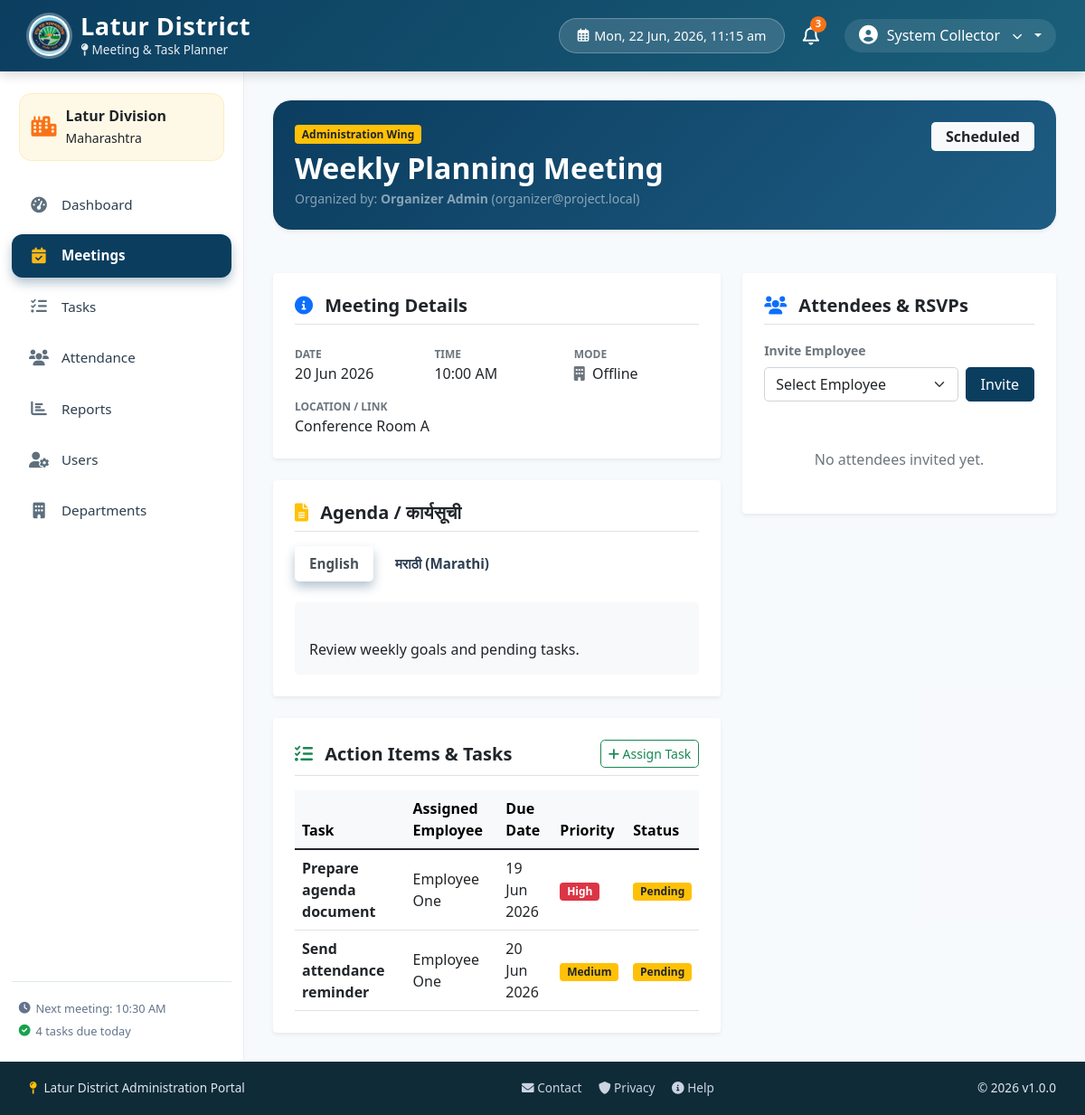
Page /modules/meetings/view.php?id=1 (signed in) on the committed database.
### tables this page shows
CREATE TABLE IF NOT EXISTS meetings (
  id INT AUTO_INCREMENT PRIMARY KEY,
  title VARCHAR(150) NOT NULL,
  meeting_date DATE NOT NULL,
  meeting_time TIME NOT NULL,
  location VARCHAR(150) NOT NULL,
  mode VARCHAR(50) NOT NULL,
  agenda TEXT NOT NULL,
  department VARCHAR(100) NOT NULL,
  organizer_id INT NOT NULL,
  status VARCHAR(30) NOT NULL DEFAULT 'Scheduled',
  created_at TIMESTAMP DEFAULT CURRENT_TIMESTAMP,
  FOREIGN KEY (organizer_id) REFERENCES users(id)
);

CREATE TABLE IF NOT EXISTS users (
  id INT AUTO_INCREMENT PRIMARY KEY,
  name VARCHAR(100) NOT NULL,
  email VARCHAR(150) NOT NULL UNIQUE,
  password VARCHAR(255) NOT NULL,
  role VARCHAR(50) NOT NULL,
  department VARCHAR(100) NOT NULL,
  isDeleted ENUM('Yes','No') NOT NULL DEFAULT 'No'
);

CREATE TABLE IF NOT EXISTS tasks (
  id INT AUTO_INCREMENT PRIMARY KEY,
  meeting_id INT NOT NULL,
  title VARCHAR(150) NOT NULL,
  assigned_to INT NOT NULL,
  due_date DATE NOT NULL,
  priority VARCHAR(20) NOT NULL,
  status VARCHAR(30) NOT NULL DEFAULT 'Pending',
  notes TEXT,
  created_at TIMESTAMP DEFAULT CURRENT_TIMESTAMP,
  FOREIGN KEY (meeting_id) REFERENCES meetings(id) ON DELETE CASCADE,
  FOREIGN KEY (assigned_to) REFERENCES users(id)
);

### config/db.php (called while the page is built, shortened)
<?php
function isOrganizer() {
    return isset($_SESSION['role']) && ($_SESSION['role'] === 'Organizer' || $_SESSION['role'] === 'Collector');
}
?>

### modules/meetings/view.php (the view, shortened to what this page needs)
<?php
require_once '../../config/db.php';
include_once '../../includes/header.php';
$conn = getDBConnection();
$meetingId = isset($_GET['id']) ? (int)$_GET['id'] : 0;
$stmt = $conn->prepare("SELECT m.*, u.name as organizer_name, u.email as organizer_email
                        FROM meetings m
                        JOIN users u ON m.organizer_id = u.id
                        WHERE m.id = ?");
$stmt->bind_param("i", $meetingId);
$stmt->execute();
$meeting = $stmt->get_result()->fetch_assoc();
$stmt = $conn->prepare("SELECT a.id as attendance_id, a.status as att_status, a.remarks as att_remarks, u.id as user_id, u.name as user_name, u.email as user_email, u.department as user_dept
                        FROM attendance a
                        JOIN users u ON a.user_id = u.id
                        WHERE a.meeting_id = ?
                        ORDER BY u.name ASC");
$stmt->bind_param("i", $meetingId);
$stmt->execute();
$attendees = $stmt->get_result()->fetch_all(MYSQLI_ASSOC);
$stmt = $conn->prepare("SELECT t.*, u.name as assignee_name
                        FROM tasks t
                        JOIN users u ON t.assigned_to = u.id
                        WHERE t.meeting_id = ?
                        ORDER BY t.due_date ASC");
$stmt->bind_param("i", $meetingId);
$stmt->execute();
$tasks = $stmt->get_result()->fetch_all(MYSQLI_ASSOC);
$nonAttendees = [];
if (isOrganizer()) {
    $stmt = $conn->prepare("SELECT id, name, email FROM users WHERE role = 'Employee' AND department = ? AND isDeleted = 'No' AND id NOT IN (SELECT user_id FROM attendance WHERE meeting_id = ?) ORDER BY name ASC");
    $stmt->bind_param("si", $meeting['department'], $meetingId);
    $stmt->execute();
    $nonAttendees = $stmt->get_result()->fetch_all(MYSQLI_ASSOC);
}
?>
<div class="row g-4">
    <div class="col-12">
        <div class="card p-4 border-0 shadow-sm text-white mb-4" style="background: linear-gradient(135deg, #0b3d5f 0%, #1e5c83 100%); border-radius: 20px;">
            <div class="d-flex justify-content-between align-items-start flex-wrap gap-2">
                <div>
                    <span class="badge bg-warning text-dark fw-bold mb-2"><?php echo htmlspecialchars($meeting['department']); ?> Wing</span>
                    <h2 class="fw-bold mb-1"><?php echo htmlspecialchars($meeting['title']); ?></h2>
                    <p class="mb-0 text-white-50 small">Organized by: <strong><?php echo htmlspecialchars($meeting['organizer_name']); ?></strong> (<?php echo htmlspecialchars($meeting['organizer_email']); ?>)</p>
                </div>
                <span class="badge bg-light text-dark px-3 py-2 fs-6 rounded-3"><?php echo htmlspecialchars($meeting['status']); ?></span>
            </div>
        </div>
    </div>
    <div class="col-lg-7">
        <div class="card border-0 shadow-sm mb-4 bg-white p-4">
            <h5 class="fw-bold text-gov-blue mb-4 border-bottom pb-2"><i class="fas fa-info-circle text-primary me-2"></i> Meeting Details</h5>
            <div class="row g-3">
                <div class="col-6 col-sm-4">
                    <small class="text-muted d-block uppercase fw-bold" style="font-size: 0.75rem;">DATE</small>
                    <span class="fw-semibold text-dark"><?php echo date('d M Y', strtotime($meeting['meeting_date'])); ?></span>
                </div>
                <div class="col-6 col-sm-4">
                    <small class="text-muted d-block uppercase fw-bold" style="font-size: 0.75rem;">TIME</small>
                    <span class="fw-semibold text-dark"><?php echo date('g:i A', strtotime($meeting['meeting_time'])); ?></span>
                </div>
                <div class="col-6 col-sm-4">
                    <small class="text-muted d-block uppercase fw-bold" style="font-size: 0.75rem;">MODE</small>
                    <span class="fw-semibold text-dark"><i class="fas <?php echo strtolower($meeting['mode']) === 'online' ? 'fa-video' : 'fa-building'; ?> me-1 text-secondary"></i> <?php echo htmlspecialchars($meeting['mode']); ?></span>
                </div>
                <div class="col-12 col-sm-12">
                    <small class="text-muted d-block uppercase fw-bold" style="font-size: 0.75rem;">LOCATION / LINK</small>
                    <span class="fw-semibold text-dark"><?php echo htmlspecialchars($meeting['location']); ?></span>
                </div>
            </div>
        </div>
        <div class="card border-0 shadow-sm mb-4 bg-white p-4">
            <h5 class="fw-bold text-gov-blue mb-3 border-bottom pb-2"><i class="fas fa-file-alt text-warning me-2"></i> Agenda / कार्यसूची</h5>
            <ul class="nav nav-tabs border-bottom-0 mb-3" id="agendaTab" role="tablist">
                <li class="nav-item" role="presentation">
                    <button class="nav-link active fw-bold border-0 px-3 py-2 rounded-3 me-2" id="english-tab" data-bs-toggle="tab" data-bs-target="#english-agenda" type="button" role="tab" aria-controls="english-agenda" aria-selected="true">English</button>
                </li>
                <li class="nav-item" role="presentation">
                    <button class="nav-link fw-bold border-0 px-3 py-2 rounded-3" id="marathi-tab" data-bs-toggle="tab" data-bs-target="#marathi-agenda" type="button" role="tab" aria-controls="marathi-agenda" aria-selected="false">मराठी (Marathi)</button>
                </li>
            </ul>
            <div class="tab-content bg-light p-3 rounded-3" id="agendaTabContent">
                <div class="tab-pane fade show active text-dark" id="english-agenda" role="tabpanel" aria-labelledby="english-tab" style="white-space: pre-line;">
                    <?php echo htmlspecialchars($meeting['agenda']); ?>
                </div>
            </div>
        </div>
        <div class="card border-0 shadow-sm bg-white p-4">
            <div class="d-flex justify-content-between align-items-center mb-3 border-bottom pb-2">
                <h5 class="fw-bold text-gov-blue mb-0"><i class="fas fa-tasks text-success me-2"></i> Action Items & Tasks</h5>
                <?php if (isOrganizer()): ?>
                    <a href="../tasks/create.php?meeting_id=<?php echo $meetingId; ?>" class="btn btn-sm btn-outline-success rounded-3">
                        <i class="fas fa-plus"></i> Assign Task
                    </a>
                <?php endif; ?>
            </div>
            <?php if (empty($tasks)): ?>
                <div class="text-center py-4">
                    <p class="text-muted mb-0">No tasks assigned for this meeting yet.</p>
                </div>
            <?php else: ?>
                <div class="table-responsive">
                    <table class="table table-hover align-middle mb-0">
                        <thead>
                            <tr class="table-light">
                                <th>Task</th>
                                <th>Assigned Employee</th>
                                <th>Due Date</th>
                                <th>Priority</th>
                                <th>Status</th>
                            </tr>
                        </thead>
                        <tbody>
                            <?php foreach ($tasks as $task): ?>
                                <tr>
                                    <td>
                                        <div class="fw-bold"><?php echo htmlspecialchars($task['title']); ?></div>
                                    </td>
                                    <td><?php echo htmlspecialchars($task['assignee_name']); ?></td>
                                    <td><?php echo date('d M Y', strtotime($task['due_date'])); ?></td>
                                    <td>
                                        <?php
                                        $p = $task['priority'];
                                        $pBadge = match($p) { 'High'=>'danger', 'Medium'=>'warning text-dark', 'Low'=>'success', default=>'secondary' };
                                        ?>
                                        <span class="badge bg-<?php echo $pBadge; ?>"><?php echo htmlspecialchars($p); ?></span>
                                    </td>
                                    <td>
                                        <?php
                                        $s = $task['status'];
                                        $sBadge = match($s) { 'Completed'=>'success', 'In Progress'=>'info text-dark', 'Pending'=>'warning text-dark', default=>'secondary' };
                                        ?>
                                        <span class="badge bg-<?php echo $sBadge; ?>"><?php echo htmlspecialchars($s); ?></span>
                                    </td>
                                </tr>
                            <?php endforeach; ?>
                        </tbody>
                    </table>
                </div>
            <?php endif; ?>
        </div>
    </div>
    <div class="col-lg-5">
        <div class="card border-0 shadow-sm bg-white p-4 mb-4">
            <h5 class="fw-bold text-gov-blue mb-3 border-bottom pb-2"><i class="fas fa-users text-primary me-2"></i> Attendees & RSVPs</h5>
            <?php if (isOrganizer() && !empty($nonAttendees)): ?>
                <form action="../../controllers/AttendanceController.php" method="POST" class="mb-4">
                    <label class="form-label small fw-bold text-secondary">Invite Employee</label>
                    <div class="d-flex gap-2">
                        <select name="user_id" class="form-select rounded-3" required>
                            <option value="">Select Employee</option>
                        </select>
                        <button type="submit" class="btn btn-primary rounded-3 px-3" style="background-color: #0b3d5f; border-color: #0b3d5f;">Invite</button>
                    </div>
                </form>
            <?php endif; ?>
            <?php if (empty($attendees)): ?>
                <div class="text-center py-4 text-muted">
                    <p class="mb-0 mt-1">No attendees invited yet.</p>
                </div>
            <?php endif; ?>
        </div>
    </div>
</div>
<?php include_once '../../includes/footer.php'; ?>

### rows in the picture
meetings: department "Administration", title "Weekly Planning Meeting", organizer.name "Organizer Admin", organizer.email "organizer@project.local", status "Scheduled", meeting_date "20 Jun 2026", meeting_time "10:00 AM", mode "Offline", location "Conference Room A", agenda "Review weekly goals and pending tasks."
tasks: title "Prepare agenda document", assigned_to.name "Employee One", due_date "19 Jun 2026", priority "High", status "Pending"
tasks: title "Send attendance reminder", assigned_to.name "Employee One", due_date "20 Jun 2026", priority "Medium", status "Pending"

### other values in the picture
$userName "System Collector"
